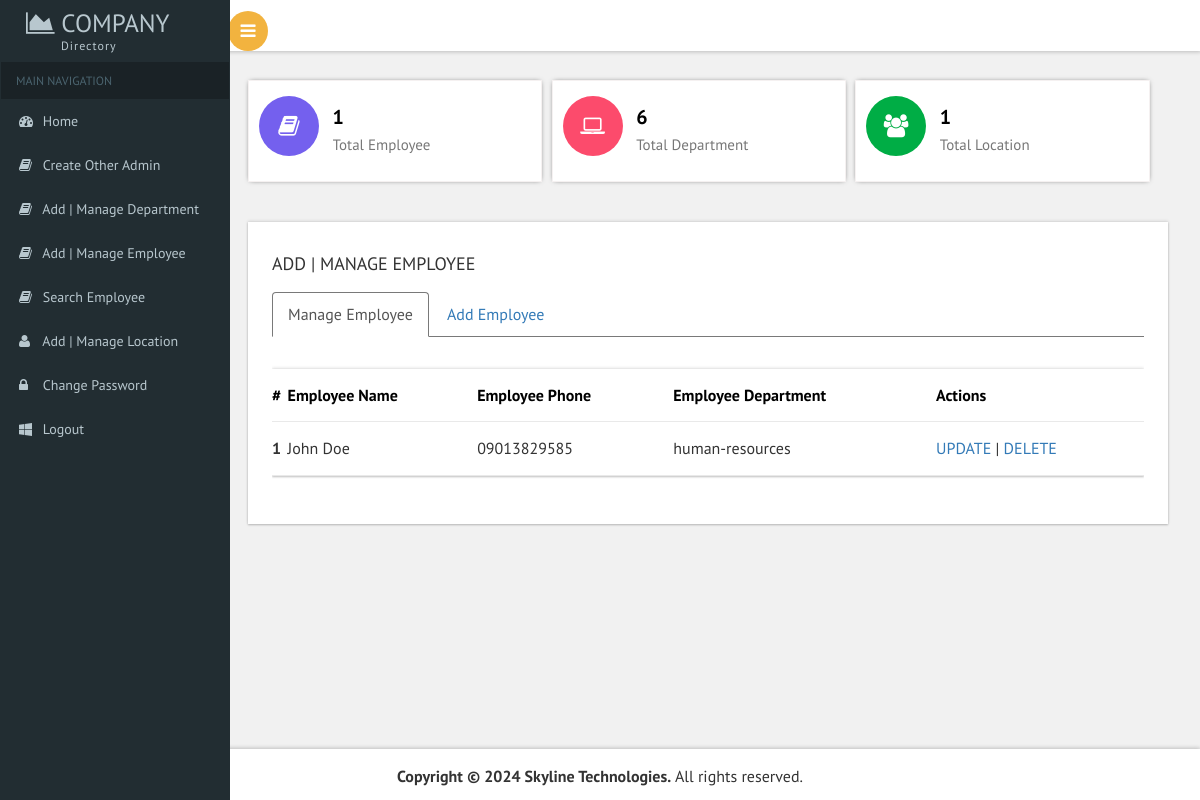
Screenshot of /addmanageemployee.php (signed in) with the database file from the repository.
### tables this page shows
CREATE TABLE `employee` (
  `eid` varchar(20) NOT NULL,
  `fullname` varchar(50) NOT NULL,
  `address` varchar(50) NOT NULL,
  `email` varchar(50) NOT NULL,
  `phone` varchar(15) NOT NULL,
  `department` varchar(30) NOT NULL,
  `job_title` varchar(30) NOT NULL,
  `salary` int(11) NOT NULL,
  `location` varchar(50) NOT NULL,
  `reg_date` date NOT NULL
);

CREATE TABLE `department` (
  `dept_id` varchar(20) NOT NULL,
  `name` varchar(30) NOT NULL,
  `hod` varchar(50) NOT NULL,
  `email` varchar(50) NOT NULL,
  `phone` varchar(15) NOT NULL,
  `description` longtext NOT NULL,
  `date` date NOT NULL
);

### addmanageemployee.php (the view, shortened to what this page needs)
<?php
include 'includes/connection.php';
?>
<!DOCTYPE HTML>
<html>
    <head>
        <link href="css/bootstrap.css" rel='stylesheet' type='text/css' />
        <link href="css/style.css" rel='stylesheet' type='text/css' />
        <link href="css/font-awesome.css" rel="stylesheet">
        <link href='css/SidebarNav.min.css' media='all' rel='stylesheet' type='text/css'/>
        <link href="css/custom.css" rel="stylesheet">
        <link href="css/owl.carousel.css" rel="stylesheet">
    </head>
    <body class="cbp-spmenu-push">
        <div class="main-content">
            <?php
            include 'includes/sidebar.php';
            ?>
            <?php
            include 'includes/header.php';
            ?>
            <div id="page-wrapper">
                <div class="main-page">
                    <?php
                    include 'includes/dashboard.php';
                    ?>
                    <div class="row widgettable">
                        <div style="width:100%; height: 100%; margin-left:0px;  margin-top: 30px !important;" class="col-md-12 general-grids grids-right widget-shadow">
                            <h4 class="title2">ADD | MANAGE EMPLOYEE</h4>
                            <ul id="myTabs" class="nav nav-tabs" role="tablist">
                                <li role="presentation" class="active"><a href="#profile" role="tab" id="profile-tab" data-toggle="tab" aria-controls="profile" aria-expanded="true">Manage Employee</a></li>
                                <li role="presentation" class=""><a href="#home" id="home-tab" role="tab" data-toggle="tab" aria-controls="home" aria-expanded="false">Add Employee</a></li>
                            </ul>
                            <div style="width:100%; height: 100%;" id="myTabContent" class="tab-content scrollbar1">
                                <div role="tabpanel" class="tab-pane fade active in" id="profile" aria-labelledby="profile-tab">
                                    <div class="bs-example widget-shadow" data-example-id="contextual-table">
                                        <table class="table">
                                            <thead>
                                                <tr>
                                                    <th>#</th>
                                                    <th>Employee Name</th>
                                                    <th>Employee Phone</th>
                                                    <th>Employee Department</th>
                                                    <th>Actions</th>
                                                </tr>
                                            </thead>
                                            <tbody>
                                                <?php
                                                $result = mysqli_query($conn, "select * from employee");
                                                $a = 1;
                                                while ($row = mysqli_fetch_array($result)) {
                                                    $eid = $row["eid"];
                                                    $empl_fullname = $row["fullname"];
                                                    $empl_phone = $row["phone"];
                                                    $empl_dept = $row["department"];
                                                    $row2 = mysqli_fetch_array(mysqli_query($conn, "select * from department where dept_id='$empl_dept'"));
                                                    $dept_name = $row2["name"];
                                                    ?>
                                                    <tr class="">
                                                        <th scope="row"><?php echo $a; ?></th>
                                                        <td><?php echo $empl_fullname; ?></td>
                                                        <td><?php echo $empl_phone; ?></td>
                                                        <td><?php echo $dept_name; ?></td>
                                                        <td>
                                                            <a href="updateemployee.php?id=<?php echo $eid; ?>">UPDATE</a> |
                                                            <a href="addmanageemployee?del=<?php echo $eid; ?>">DELETE</a>
                                                        </td>
                                                    </tr>
                                                    <?php
                                                    $a++;
                                                }
                                                ?>
                                            </tbody>
                                        </table>
                                    </div>
                                </div>
                            </div>
                        </div>
                    </div>
                    <link rel="stylesheet" href="css/export.css" type="text/css" media="all" />
                </div>
            </div>
            <?php
            include 'includes/footer.php';
            ?>
        </div>
    </body>
</html>

### css/custom.css (style rules this page uses)
#page-wrapper { padding:5em 2em 2.5em; background-color: #F1F1F1; }

### rows the page displays
employee: fullname "John Doe", phone "09013829585", department.name "human-resources"

### other values shown
$num_books "1"
$num_contact "6"
$num_users "1"
